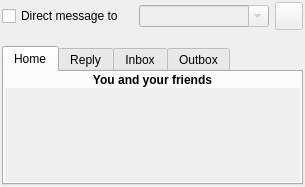
<?xml version="1.0" encoding="UTF-8"?>
<ui version="4.0">
 <class>timelinewidget_base</class>
 <widget class="QWidget" name="timelinewidget_base">
  <property name="geometry">
   <rect>
    <x>0</x>
    <y>178</y>
    <width>305</width>
    <height>187</height>
   </rect>
  </property>
  <property name="windowTitle">
   <string>Choqok</string>
  </property>
  <property name="autoFillBackground">
   <bool>true</bool>
  </property>
  <layout class="QGridLayout" name="gridLayout_2">
   <property name="margin">
    <number>2</number>
   </property>
   <item row="0" column="0">
    <widget class="QCheckBox" name="chkDMessage">
     <property name="sizePolicy">
      <sizepolicy hsizetype="Minimum" vsizetype="Fixed">
       <horstretch>0</horstretch>
       <verstretch>0</verstretch>
      </sizepolicy>
     </property>
     <property name="text">
      <string>Direct message to</string>
     </property>
    </widget>
   </item>
   <item row="0" column="1">
    <widget class="KComboBox" name="comboFriendList">
     <property name="enabled">
      <bool>false</bool>
     </property>
     <property name="editable">
      <bool>true</bool>
     </property>
    </widget>
   </item>
   <item row="0" column="2">
    <widget class="KPushButton" name="btnReloadFriends">
     <property name="enabled">
      <bool>false</bool>
     </property>
     <property name="sizePolicy">
      <sizepolicy hsizetype="Ignored" vsizetype="Fixed">
       <horstretch>0</horstretch>
       <verstretch>0</verstretch>
      </sizepolicy>
     </property>
     <property name="minimumSize">
      <size>
       <width>28</width>
       <height>28</height>
      </size>
     </property>
     <property name="maximumSize">
      <size>
       <width>28</width>
       <height>28</height>
      </size>
     </property>
     <property name="toolTip">
      <string>Reload friends list</string>
     </property>
    </widget>
   </item>
   <item row="1" column="0" colspan="3">
    <widget class="QFrame" name="inputFrame">
     <property name="sizePolicy">
      <sizepolicy hsizetype="Preferred" vsizetype="Maximum">
       <horstretch>0</horstretch>
       <verstretch>0</verstretch>
      </sizepolicy>
     </property>
     <property name="frameShape">
      <enum>QFrame::NoFrame</enum>
     </property>
     <property name="frameShadow">
      <enum>QFrame::Raised</enum>
     </property>
     <layout class="QVBoxLayout" name="verticalLayout_4">
      <property name="spacing">
       <number>2</number>
      </property>
      <property name="margin">
       <number>2</number>
      </property>
     </layout>
    </widget>
   </item>
   <item row="2" column="0" colspan="3">
    <widget class="KTabWidget" name="tabs">
     <property name="tabPosition">
      <enum>QTabWidget::North</enum>
     </property>
     <property name="currentIndex">
      <number>0</number>
     </property>
     <property name="elideMode">
      <enum>Qt::ElideNone</enum>
     </property>
     <widget class="QWidget" name="tabHome">
      <attribute name="title">
       <string comment="@title:tab">Home</string>
      </attribute>
      <layout class="QGridLayout" name="gridLayout">
       <property name="margin">
        <number>1</number>
       </property>
       <property name="spacing">
        <number>1</number>
       </property>
       <item row="1" column="0">
        <widget class="QScrollArea" name="homeScroll">
         <property name="sizePolicy">
          <sizepolicy hsizetype="Preferred" vsizetype="Expanding">
           <horstretch>0</horstretch>
           <verstretch>0</verstretch>
          </sizepolicy>
         </property>
         <property name="frameShape">
          <enum>QFrame::NoFrame</enum>
         </property>
         <property name="frameShadow">
          <enum>QFrame::Plain</enum>
         </property>
         <property name="widgetResizable">
          <bool>true</bool>
         </property>
         <widget class="QWidget" name="frameHome">
          <property name="geometry">
           <rect>
            <x>0</x>
            <y>0</y>
            <width>291</width>
            <height>83</height>
           </rect>
          </property>
          <layout class="QVBoxLayout" name="verticalLayout_5">
           <property name="spacing">
            <number>0</number>
           </property>
           <property name="margin">
            <number>0</number>
           </property>
           <item>
            <layout class="QVBoxLayout" name="homeLayout">
             <property name="spacing">
              <number>4</number>
             </property>
             <property name="margin">
              <number>1</number>
             </property>
             <item>
              <spacer name="verticalSpacer">
               <property name="orientation">
                <enum>Qt::Vertical</enum>
               </property>
               <property name="sizeHint" stdset="0">
                <size>
                 <width>20</width>
                 <height>0</height>
                </size>
               </property>
              </spacer>
             </item>
            </layout>
           </item>
          </layout>
         </widget>
        </widget>
       </item>
       <item row="0" column="0">
        <widget class="QLabel" name="label">
         <property name="font">
          <font>
           <weight>75</weight>
           <bold>true</bold>
          </font>
         </property>
         <property name="text">
          <string>You and your friends</string>
         </property>
         <property name="alignment">
          <set>Qt::AlignCenter</set>
         </property>
         <property name="wordWrap">
          <bool>true</bool>
         </property>
        </widget>
       </item>
      </layout>
     </widget>
     <widget class="QWidget" name="tabReply">
      <attribute name="title">
       <string comment="@title:tab">Reply</string>
      </attribute>
      <layout class="QVBoxLayout" name="verticalLayout_2">
       <property name="spacing">
        <number>1</number>
       </property>
       <property name="margin">
        <number>1</number>
       </property>
       <item>
        <widget class="QLabel" name="label_2">
         <property name="font">
          <font>
           <weight>75</weight>
           <bold>true</bold>
          </font>
         </property>
         <property name="text">
          <string>Replies to you</string>
         </property>
         <property name="alignment">
          <set>Qt::AlignCenter</set>
         </property>
         <property name="wordWrap">
          <bool>true</bool>
         </property>
        </widget>
       </item>
       <item>
        <widget class="QScrollArea" name="replyScroll">
         <property name="sizePolicy">
          <sizepolicy hsizetype="Preferred" vsizetype="Expanding">
           <horstretch>0</horstretch>
           <verstretch>0</verstretch>
          </sizepolicy>
         </property>
         <property name="frameShape">
          <enum>QFrame::NoFrame</enum>
         </property>
         <property name="widgetResizable">
          <bool>true</bool>
         </property>
         <widget class="QWidget" name="frameReply">
          <property name="geometry">
           <rect>
            <x>0</x>
            <y>0</y>
            <width>100</width>
            <height>30</height>
           </rect>
          </property>
          <layout class="QVBoxLayout" name="verticalLayout">
           <property name="spacing">
            <number>0</number>
           </property>
           <property name="margin">
            <number>0</number>
           </property>
           <item>
            <layout class="QVBoxLayout" name="replyLayout">
             <property name="spacing">
              <number>4</number>
             </property>
             <property name="margin">
              <number>1</number>
             </property>
             <item>
              <spacer name="verticalSpacer_2">
               <property name="orientation">
                <enum>Qt::Vertical</enum>
               </property>
               <property name="sizeHint" stdset="0">
                <size>
                 <width>20</width>
                 <height>0</height>
                </size>
               </property>
              </spacer>
             </item>
            </layout>
           </item>
          </layout>
         </widget>
        </widget>
       </item>
      </layout>
     </widget>
     <widget class="QWidget" name="tabInbox">
      <attribute name="title">
       <string comment="@title:tab">Inbox</string>
      </attribute>
      <layout class="QGridLayout" name="gridLayout_3">
       <property name="margin">
        <number>1</number>
       </property>
       <property name="spacing">
        <number>1</number>
       </property>
       <item row="1" column="0">
        <widget class="QScrollArea" name="inboxScroll">
         <property name="sizePolicy">
          <sizepolicy hsizetype="Preferred" vsizetype="Expanding">
           <horstretch>0</horstretch>
           <verstretch>0</verstretch>
          </sizepolicy>
         </property>
         <property name="frameShape">
          <enum>QFrame::NoFrame</enum>
         </property>
         <property name="frameShadow">
          <enum>QFrame::Plain</enum>
         </property>
         <property name="widgetResizable">
          <bool>true</bool>
         </property>
         <widget class="QWidget" name="frameInbox">
          <property name="geometry">
           <rect>
            <x>0</x>
            <y>0</y>
            <width>100</width>
            <height>30</height>
           </rect>
          </property>
          <layout class="QVBoxLayout" name="verticalLayout_6">
           <property name="spacing">
            <number>0</number>
           </property>
           <property name="margin">
            <number>0</number>
           </property>
           <item>
            <layout class="QVBoxLayout" name="inboxLayout">
             <property name="spacing">
              <number>4</number>
             </property>
             <property name="margin">
              <number>1</number>
             </property>
             <item>
              <spacer name="verticalSpacer">
               <property name="orientation">
                <enum>Qt::Vertical</enum>
               </property>
               <property name="sizeHint" stdset="0">
                <size>
                 <width>20</width>
                 <height>0</height>
                </size>
               </property>
              </spacer>
             </item>
            </layout>
           </item>
          </layout>
         </widget>
        </widget>
       </item>
       <item row="0" column="0">
        <widget class="QLabel" name="label_3">
         <property name="font">
          <font>
           <weight>75</weight>
           <bold>true</bold>
          </font>
         </property>
         <property name="text">
          <string>Your incoming private messages</string>
         </property>
         <property name="alignment">
          <set>Qt::AlignCenter</set>
         </property>
         <property name="wordWrap">
          <bool>true</bool>
         </property>
        </widget>
       </item>
      </layout>
     </widget>
     <widget class="QWidget" name="tabOutbox">
      <attribute name="title">
       <string comment="@title:tab">Outbox</string>
      </attribute>
      <layout class="QGridLayout" name="gridLayout_4">
       <property name="margin">
        <number>1</number>
       </property>
       <property name="spacing">
        <number>1</number>
       </property>
       <item row="1" column="0">
        <widget class="QScrollArea" name="outboxScroll">
         <property name="sizePolicy">
          <sizepolicy hsizetype="Preferred" vsizetype="Expanding">
           <horstretch>0</horstretch>
           <verstretch>0</verstretch>
          </sizepolicy>
         </property>
         <property name="frameShape">
          <enum>QFrame::NoFrame</enum>
         </property>
         <property name="frameShadow">
          <enum>QFrame::Plain</enum>
         </property>
         <property name="widgetResizable">
          <bool>true</bool>
         </property>
         <widget class="QWidget" name="frameOutbox">
          <property name="geometry">
           <rect>
            <x>0</x>
            <y>0</y>
            <width>100</width>
            <height>30</height>
           </rect>
          </property>
          <layout class="QVBoxLayout" name="verticalLayout_7">
           <property name="spacing">
            <number>0</number>
           </property>
           <property name="margin">
            <number>0</number>
           </property>
           <item>
            <layout class="QVBoxLayout" name="outboxLayout">
             <property name="spacing">
              <number>4</number>
             </property>
             <property name="margin">
              <number>1</number>
             </property>
             <item>
              <spacer name="verticalSpacer">
               <property name="orientation">
                <enum>Qt::Vertical</enum>
               </property>
               <property name="sizeHint" stdset="0">
                <size>
                 <width>20</width>
                 <height>0</height>
                </size>
               </property>
              </spacer>
             </item>
            </layout>
           </item>
          </layout>
         </widget>
        </widget>
       </item>
       <item row="0" column="0">
        <widget class="QLabel" name="label_4">
         <property name="font">
          <font>
           <weight>75</weight>
           <bold>true</bold>
          </font>
         </property>
         <property name="text">
          <string>Private messages you have sent</string>
         </property>
         <property name="alignment">
          <set>Qt::AlignCenter</set>
         </property>
         <property name="wordWrap">
          <bool>true</bool>
         </property>
        </widget>
       </item>
      </layout>
     </widget>
    </widget>
   </item>
  </layout>
 </widget>
 <customwidgets>
  <customwidget>
   <class>KPushButton</class>
   <extends>QPushButton</extends>
   <header>kpushbutton.h</header>
  </customwidget>
  <customwidget>
   <class>KComboBox</class>
   <extends>QComboBox</extends>
   <header>kcombobox.h</header>
  </customwidget>
  <customwidget>
   <class>KTabWidget</class>
   <extends>QTabWidget</extends>
   <header>ktabwidget.h</header>
   <container>1</container>
  </customwidget>
 </customwidgets>
 <tabstops>
  <tabstop>chkDMessage</tabstop>
  <tabstop>comboFriendList</tabstop>
  <tabstop>btnReloadFriends</tabstop>
  <tabstop>tabs</tabstop>
  <tabstop>homeScroll</tabstop>
  <tabstop>outboxScroll</tabstop>
  <tabstop>inboxScroll</tabstop>
  <tabstop>replyScroll</tabstop>
 </tabstops>
 <resources/>
 <connections>
  <connection>
   <sender>chkDMessage</sender>
   <signal>toggled(bool)</signal>
   <receiver>comboFriendList</receiver>
   <slot>setEnabled(bool)</slot>
   <hints>
    <hint type="sourcelabel">
     <x>61</x>
     <y>15</y>
    </hint>
    <hint type="destinationlabel">
     <x>157</x>
     <y>16</y>
    </hint>
   </hints>
  </connection>
  <connection>
   <sender>chkDMessage</sender>
   <signal>toggled(bool)</signal>
   <receiver>btnReloadFriends</receiver>
   <slot>setEnabled(bool)</slot>
   <hints>
    <hint type="sourcelabel">
     <x>46</x>
     <y>16</y>
    </hint>
    <hint type="destinationlabel">
     <x>276</x>
     <y>22</y>
    </hint>
   </hints>
  </connection>
 </connections>
</ui>
